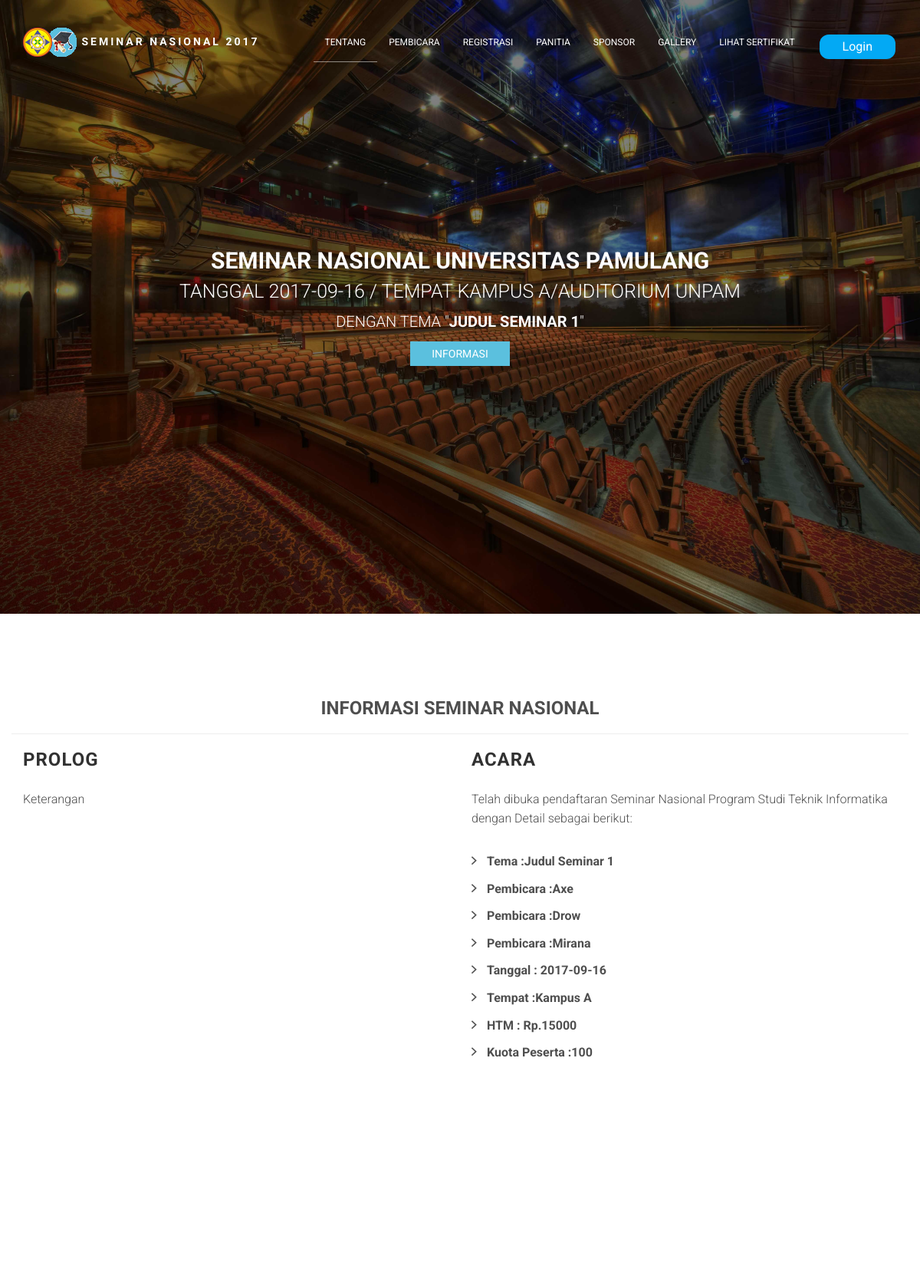
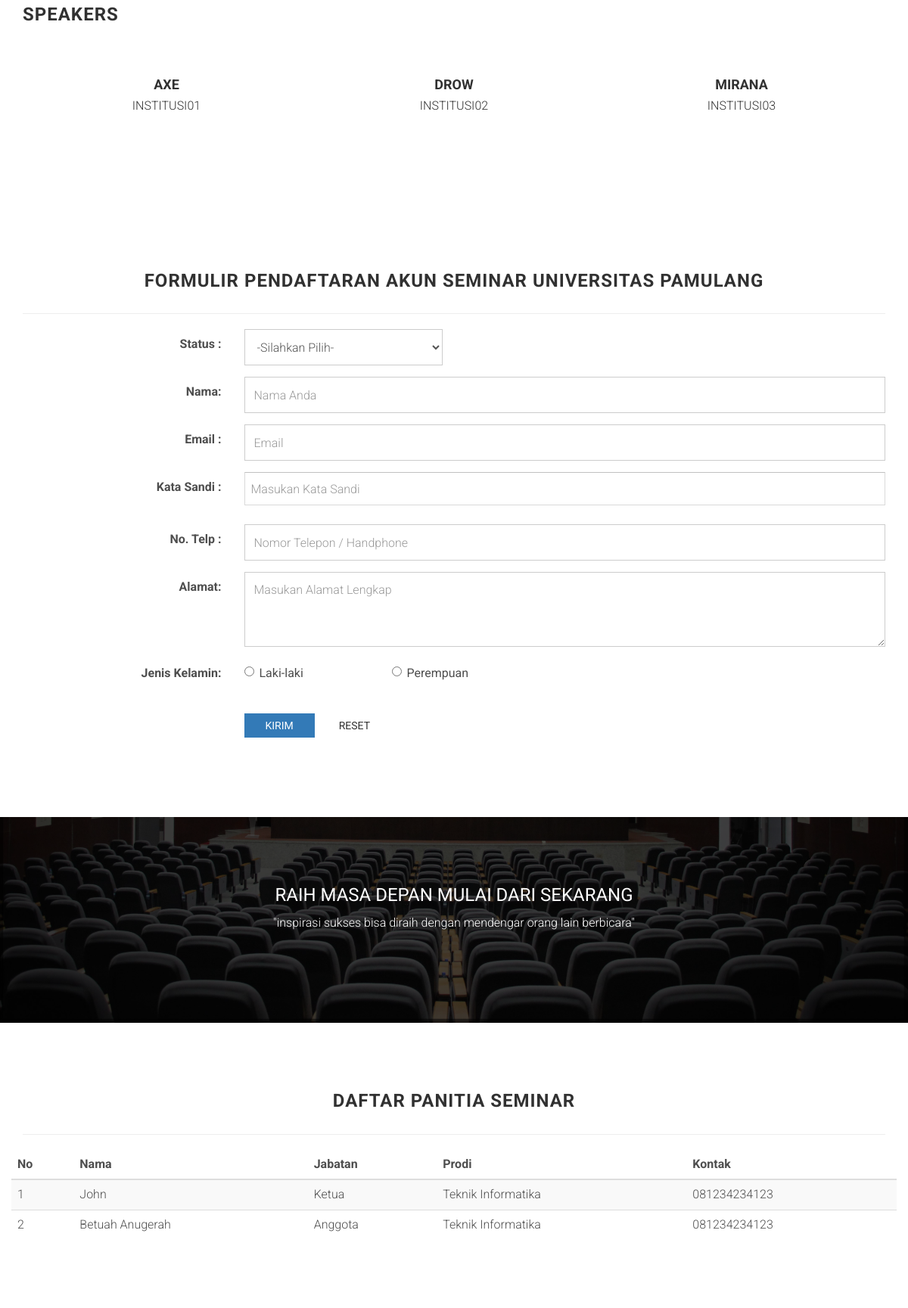
The page /home/detail_event/2017101001 (upper part) on the database its author committed (2 pictures, top to bottom).
### tables this page shows
CREATE TABLE `tb_event` (
  `id_event` char(20) NOT NULL,
  `judul_event` varchar(255) DEFAULT NULL,
  `tgl_event` date DEFAULT NULL,
  `tgl_akhir_reg` date DEFAULT NULL,
  `id_jurusan` char(6) DEFAULT NULL,
  `id_jen_event` char(6) DEFAULT NULL,
  `harga` double(6,0) DEFAULT NULL,
  `quota` int(6) DEFAULT NULL,
  `id_periode` varchar(5) DEFAULT NULL,
  `id_lokasi` varchar(100) DEFAULT NULL,
  `foto` varchar(255) DEFAULT NULL,
  `status` varchar(1) DEFAULT NULL,
  `ket` longtext,
  `batas_bayar` int(11) DEFAULT NULL,
  PRIMARY KEY (`id_event`),
  KEY `fk_jurusan` (`id_jurusan`) USING BTREE,
  KEY `fk_jen_event` (`id_jen_event`) USING BTREE,
  KEY `fk_periode` (`id_periode`),
  CONSTRAINT `fk_jen_event` FOREIGN KEY (`id_jen_event`) REFERENCES `tb_jen_event` (`id_jen_event`) ON DELETE SET NULL ON UPDATE CASCADE,
  CONSTRAINT `fk_jurusan` FOREIGN KEY (`id_jurusan`) REFERENCES `tb_jurusan` (`id_jurusan`) ON DELETE SET NULL ON UPDATE CASCADE,
  CONSTRAINT `fk_periode` FOREIGN KEY (`id_periode`) REFERENCES `tb_periode_panitia` (`id_periode`) ON DELETE SET NULL ON UPDATE CASCADE
);

### application/modules/home/controllers/Home.php (called while the page is built, shortened)
<?php
	class Home extends CI_Controller
		{
			function __construct()
			{
				$this->load->model('user');
			}
			public function detail_event($id_event){
				$data['detail_event'] = $this->user->GetDetailEvent("where id_event = $id_event");
				$data['speaker'] = $this->user->GetSpeaker("where id_event = $id_event");
				$data['panitia'] = $this->user->GetPanitia1("where id_event = '$id_event' AND status='1'");
				$this->load->view('v_home',$data);
		}
	}
?>

### index.php (called while the page is built, shortened)
<?php
require_once BASEPATH.'core/CodeIgniter.php';

### application/modules/home/models/User.php (called while the page is built, shortened)
<?php
  class User extends CI_Model{
    public function GetDetailEvent($id_event=""){
        $data = $this->db->query(" select distinct id_event,harga,quota, nama_jur,judul_event,tgl_event,id_lokasi,ket,lokasi,nama_ruangan,ket,foto from v_event_detail ".$id_event);
        return $data->result_array();
    }
    public function GetSpeaker($id_event=""){
        $data = $this->db->query(" select distinct nama_speaker,foto_speaker,institusi from v_event_detail ".$id_event);
        return $data->result_array();
    }
     public function GetPanitia1($id_event=""){
        $data = $this->db->query(" select distinct nama,tipe_panitia,nama_jur,tlpn from v_panitia_seminar ".$id_event);
        return $data->result_array();
    }
}
?>

### application/third_party/MX/Router.php (called while the page is built, shortened)
<?php (defined('BASEPATH')) OR exit('No direct script access allowed');
require dirname(__FILE__).'/Modules.php';
class MX_Router extends CI_Router
{
	public $module;
	public function fetch_module()
	{
		return $this->module;
	}
	public function locate($segments)
	{
		$ext = $this->config->item('controller_suffix').EXT;
		list($module, $directory, $controller) = array_pad($segments, 3, NULL);
		foreach (Modules::$locations as $location => $offset)
		{
			if (is_dir($source = $location.$module.'/controllers/'))
			{
				$this->module = $module;
				if(is_file($source.ucfirst($module).$ext))
				{
					return $segments;
				}
			}
		}
	}
}

### application/third_party/MX/Modules.php (called while the page is built, shortened)
<?php (defined('BASEPATH')) OR exit('No direct script access allowed');
class Modules
{
	public static $routes, $registry, $locations;
	public static function load_file($file, $path, $type = 'other', $result = TRUE)
	{
		$file = str_replace(EXT, '', $file);
		$location = $path.$file.EXT;
		return $result;
	}
	public static function find($file, $module, $base)
	{
		$segments = explode('/', $file);
		$file = array_pop($segments);
		$file_ext = (pathinfo($file, PATHINFO_EXTENSION)) ? $file : $file.EXT;
		$path = ltrim(implode('/', $segments).'/', '/');
		$module ? $modules[$module] = $path : $modules = array();
		foreach (Modules::$locations as $location => $offset)
		{
			foreach($modules as $module => $subpath)
			{
				$fullpath = $location.$module.'/'.$base.$subpath;
				if ($base == 'libraries/' OR $base == 'models/')
				{
					if(is_file($fullpath.ucfirst($file_ext))) return array($fullpath, ucfirst($file));
				}
				else
				if (is_file($fullpath.$file_ext)) return array($fullpath, $file);
			}
		}
		return array(FALSE, $file);
	}
}

### application/modules/home/views/v_about.php (the view, shortened to what this page needs)
<section id="about" class="section about">
        <div class="container">
            <div class="row">
            <h3 align="center"><b>INFORMASI SEMINAR NASIONAL</b></h3><hr>
                <div class="col-sm-6">
                    <h3 class="section-title">PROLOG</h3>
                    <?php foreach($detail_event as $data) { ?>
                    <p><?php echo $data['ket'];?></p>
                </div>
                <div class="col-sm-6">
                    <h3 class="section-title multiple-title">ACARA</h3>
                    <p>Telah dibuka pendaftaran Seminar Nasional Program Studi <?php echo $data['nama_jur'];?> dengan Detail sebagai berikut:</p>
                    <ul class="list-arrow-right">
                            <li>Tema :<?php echo $data['judul_event'];?></li>
                            <?php };?>
                            <?php foreach($speaker as $spe) { ?>
                            <li>Pembicara :<?php echo $spe['nama_speaker'];?></li>
                            <?php } ;?>
                            <?php foreach($detail_event as $data) { ?>
                            <li>Tanggal : <?php echo $data['tgl_event'];?></li>
                            <li>Tempat :<?php echo $data['lokasi'];?></li>
                            <li>HTM : Rp.<?php echo $data['harga'];?></li>
                            <li>Kuota Peserta :<?php echo $data['quota'];?></li>
                            <?php } ;?>
                    </ul>
                    <br><br><br><br>
                </div>
            </div>
        </div>
    </section>

### application/modules/home/views/v_home.php (shortened to what this page needs)
<!DOCTYPE html>
<html lang="en">
<head>
    <link rel="stylesheet" href="<?php echo base_url();?>assets/landingpages/bower_components/bootstrap/dist/css/bootstrap.min.css">
    <link rel="stylesheet" href="<?php echo base_url();?>assets/landingpages/bower_components/ionicons/css/ionicons.min.css">
    <link rel="stylesheet" href="<?php echo base_url();?>assets/landingpages/assets/css/main.css">
    <link rel="stylesheet" href="<?php echo base_url();?>assets/landingpages/assets/css/logincss.css">
</head>
<body data-spy="scroll" data-target="#site-nav">
    <nav id="site-nav" class="navbar navbar-fixed-top navbar-custom">
        <div class="container">
            <div class="navbar-header">
                <div class="site-branding">
                    <a class="logo" href="<?php echo base_url();?>">
                        <img src="<?php echo base_url();?>assets/landingpages/assets/images/logo.png" alt="Logo">
                        Seminar Nasional 2017
                    </a>
                </div>
            </div>
            <div class="collapse navbar-collapse" id="navbar-items">
                <ul class="nav navbar-nav navbar-right">
                    <li class="active"><a data-scroll href="#about">Tentang</a></li>
                    <li><a data-scroll href="#speakers">Pembicara</a></li>
                    <li><a data-scroll href="#registration">Registrasi</a></li>
                    <li><a data-scroll href="#schedule">Panitia</a></li>
                    <li><a data-scroll href="#partner">Sponsor</a></li>
                    <li><a data-scroll href="#photos">Gallery</a></li>
                    <li><a data-scroll href="#cek">Lihat Sertifikat</a></li>
                    <li><a href="<?php echo base_url().'auth' ?>"><button class="button button4">Login</button></a></li>
                </ul>
            </div>
        </div>
    </nav>
    <header id="site-header" class="site-header valign-center">
        <div class="intro">
            <?php foreach($detail_event as $data) { ?>
            <h1>Seminar Nasional Universitas Pamulang </h1>
            <h2>Tanggal <?php echo $data['tgl_event'];?> / Tempat <?php echo $data['lokasi'];?>/<?php echo $data['nama_ruangan'];?></h2>
            <p>Dengan Tema "<b><?php echo $data['judul_event'];?></b>"</p>
            <a class="btn btn-info" data-scroll href="#about">Informasi</a>
        </div>
    </header>
    <?php echo $this->load->view('v_about'); ?>
    <?php echo $this->load->view('v_speaker'); ?>
    <?php echo $this->load->view('v_register'); ?>
    <section id="contribution" class="section bg-image-2 contribution">
        <div class="container">
            <div class="row">
                <div class="col-md-12">
                    <h3 class="text-uppercase mt0 font-400">Raih Masa Depan Mulai Dari Sekarang</h3>
                    <p>"inspirasi sukses bisa diraih dengan mendengar orang lain berbicara"</p>
                </div>
            </div>
        </div>
    </section>
    <?php echo $this->load->view('v_schedule'); ?>
    <?php } ;?>
</body>
</html>

### application/modules/home/views/v_speaker.php (shortened to what this page needs)
<section id="speakers" class="section speakers">
        <div class="container">
            <div class="row">
                <div class="col-md-12">
                    <h3 class="section-title">Speakers</h3>
                </div>
            </div>
            <?php foreach($speaker as $spe) { ?>
                    <div class="col-md-4">
                        <div class="speaker">
                            <h4><?php echo $spe['nama_speaker'];?></h4>
                            <p><?php echo $spe['institusi'];?></p>
                        </div>
                    </div>
                    <?php };?>
            </div>
    </section>

### application/modules/home/views/v_register.php (shortened to what this page needs)
<section id="registration" class="section registration">
        <div class="container">
            <div class="row">
                <div class="col-md-12">
                    <h3 class="section-title"><center>Formulir Pendaftaran Akun Seminar Universitas Pamulang</h3><hr>
                </div>
            </div>
                <form action="<?php echo base_url(); ?>home/crud_home/insert" method="post" class="form-horizontal">
                    <div class="form-group">
                    <label class="control-label col-xs-3" for="telp">Status :</label>
                        <div class="col-xs-3">
                            <select class="form-control" name="column_select" id="column_select">
                                    <option >-Silahkan Pilih-</option>
                            </select>
                        </div>
                    </div>
                     <div class="form-group">
                        <label class="control-label col-xs-3" for="Nama">Nama:</label>
                        <div class="col-xs-9">
                            <input type="text" class="form-control" name="nama_usr" placeholder="Nama Anda">
                        </div>
                    </div>
                    <div class="form-group">
                        <label class="control-label col-xs-3" for="inputEmail">Email :</label>
                        <div class="col-xs-9">
                            <input type="text" class="form-control"  name='email' placeholder="Email" >
                        </div>
                    </div>
                    <div class="form-group">
                        <label class="control-label col-xs-3" for="inputPassword">Kata Sandi :</label>
                        <div class="col-xs-9">
                            <input type="password" class="form-control" name="password" placeholder="Masukan Kata Sandi" >
                        </div>
                    </div>
                    <div class="form-group">
                        <label class="control-label col-xs-3" for="telp">No. Telp :</label>
                        <div class="col-xs-9">
                            <input type="tel" class="form-control" name="no_tlpn" placeholder="Nomor Telepon / Handphone" >
                        </div>
                    </div>
                    <div class="form-group">
                        <label class="control-label col-xs-3" for="Alamat">Alamat:</label>
                        <div class="col-xs-9">
                            <textarea rows="3" class="form-control" name="alamat" placeholder="Masukan Alamat Lengkap"></textarea>
                        </div>
                    </div>
                    <div class="form-group">
                        <label class="control-label col-xs-3" >Jenis Kelamin:</label>
                        <div class="col-xs-2">
                            <label class="radio-inline">
                                <input type="radio" name="jekel" value="Laki-laki"> Laki-laki
                            </label>
                        </div>
                        <div class="col-xs-2">
                            <label class="radio-inline">
                                <input type="radio" name="jekel" value="Perempuan"> Perempuan
                            </label>
                        </div>
                    </div>
                    <br>
                    <div class="form-group">
                        <div class="col-xs-offset-3 col-xs-9">
                            <input type="submit" class="btn btn-primary" value="Kirim">
                            <input type="reset" class="btn btn-default" value="Reset">
                        </div>
                    </div>
                </form>
        </div>
    </section>

### application/modules/home/views/v_schedule.php
<section id="schedule" class="section schedule">
        <div class="container">
            <div class="row">
                <div class="col-md-12">
                    <h3 class="section-title"><center>Daftar Panitia Seminar</h3><hr>
                </div>
            </div>
            <div class="row">
                <div class="table-responsive">
                    <table class="table table-striped table-responsive">
                        <thead>
                          <tr>
                            <th>No</th>
                            <th>Nama</th>
                            <th>Jabatan</th>
                            <th>Prodi</th>
                            <th>Kontak</th>
                          </tr>
                        </thead>
                        <tbody>
                          <?php
                            $no = 1;
                            foreach($panitia as $pn) { ?>
                          <tr>
                            <td><?php echo $no++;?></td>
                            <td><?php echo $pn['nama'];?></td>
                            <td><?php echo $pn['tipe_panitia'];?></td>
                            <td><?php echo $pn['nama_jur'];?></td>
                            <td><?php echo $pn['tlpn'];?></td>
                          </tr>
                          <?php } ?>
                        </tbody>
                      </table>
                </div>
            </div>
    </section>

### rows shown on the page
tb_event: tgl_event "2017-09-16", lokasi "KAMPUS A", nama_ruangan "AUDITORIUM UNPAM", judul_event "JUDUL SEMINAR 1", ket "Keterangan", nama_jur "Teknik Informatika", judul_event "Judul Seminar 1", nama_speaker "Axe", nama_speaker "Drow", nama_speaker "Mirana", lokasi "Kampus A", harga "15000", quota "100", nama_speaker "AXE", institusi "INSTITUSI01", nama_speaker "DROW", institusi "INSTITUSI02", nama_speaker "MIRANA", institusi "INSTITUSI03", nama "John", tipe_panitia "Ketua", tlpn "081234234123", nama "Betuah Anugerah", tipe_panitia "Anggota"
